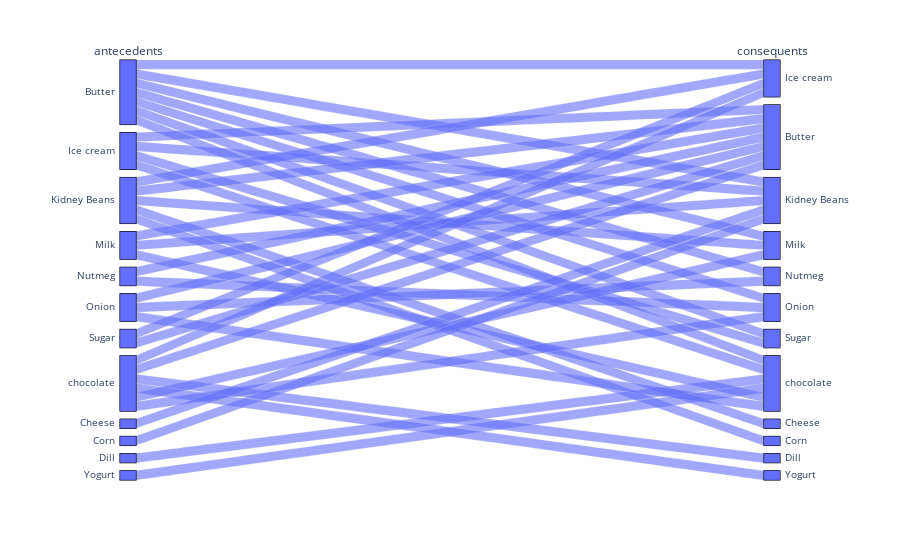

The notebook cell saved with this chart:
### Code cell
fig = px.parallel_categories(filtered_rules, dimensions = ['antecedents', 'consequents'])
fig.show()

### Figure 1 — Plotly figure (JSON) as saved in the notebook; plotly's stock layout.template omitted (floating-point values rounded to 4 significant figures)
{"data": [{"dimensions": [{"label": "antecedents", "values": ["Butter", "Ice cream", "Butter", "Kidney Beans", "Butter", "Milk", "Nutmeg", "Butter", "Butter", "Onion", "Butter", "Sugar", "Butter", "chocolate", "Kidney Beans", "Cheese", "Corn", "Kidney Beans", "Dill", "chocolate", "Kidney Beans", "Ice cream", "Ice cream", "Sugar", "Ice cream", "chocolate", "Kidney Beans", "Milk", "Milk", "chocolate", "Nutmeg", "Onion", "Onion", "chocolate", "Yogurt", "chocolate"]}, {"label": "consequents", "values": ["Ice cream", "Butter", "Kidney Beans", "Butter", "Milk", "Butter", "Butter", "Nutmeg", "Onion", "Butter", "Sugar", "Butter", "chocolate", "Butter", "Cheese", "Kidney Beans", "Kidney Beans", "Corn", "chocolate", "Dill", "Ice cream", "Kidney Beans", "Sugar", "Ice cream", "chocolate", "Ice cream", "Milk", "Kidney Beans", "chocolate", "Milk", "Onion", "Nutmeg", "chocolate", "Onion", "chocolate", "Yogurt"]}], "domain": {"x": [0, 1], "y": [0, 1]}, "name": "", "type": "parcats"}], "layout": {"legend": {"tracegroupgap": 0}, "margin": {"t": 60}}}
